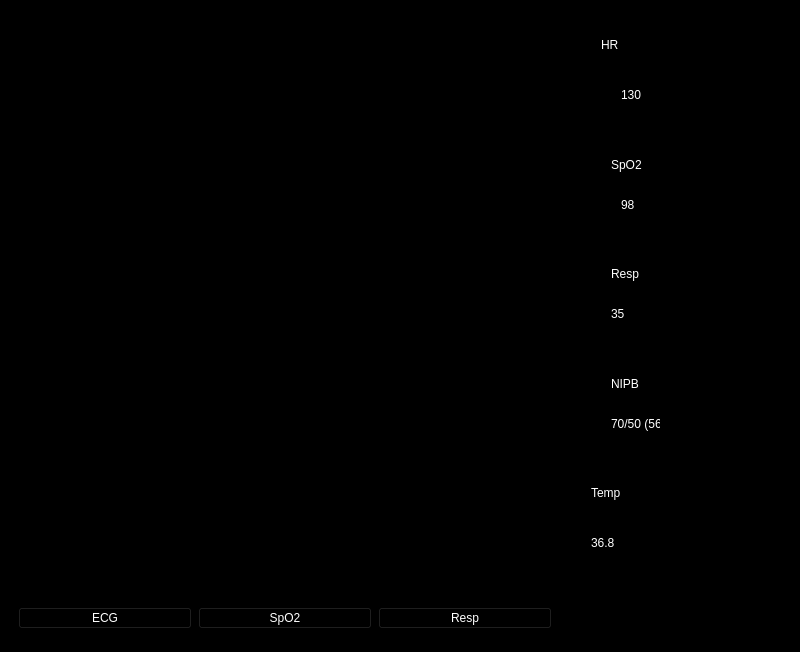
<?xml version="1.0" encoding="UTF-8"?>
<ui version="4.0">
 <class>MainWindow</class>
 <widget class="QMainWindow" name="MainWindow">
  <property name="geometry">
   <rect>
    <x>0</x>
    <y>0</y>
    <width>800</width>
    <height>600</height>
   </rect>
  </property>
  <property name="windowTitle">
   <string>MainWindow</string>
  </property>
  <widget class="QWidget" name="centralwidget">
   <property name="styleSheet">
    <string notr="true">background-color: black; color: white;</string>
   </property>
   <layout class="QVBoxLayout" name="verticalLayout">
    <item>
     <widget class="QWidget" name="wTop" native="true">
      <layout class="QHBoxLayout" name="horizontalLayout">
       <item>
        <widget class="QWidget" name="wWaveforms" native="true">
         <property name="sizePolicy">
          <sizepolicy hsizetype="Preferred" vsizetype="Preferred">
           <horstretch>0</horstretch>
           <verstretch>0</verstretch>
          </sizepolicy>
         </property>
         <property name="minimumSize">
          <size>
           <width>0</width>
           <height>0</height>
          </size>
         </property>
         <layout class="QVBoxLayout" name="verticalLayout_2">
          <item>
           <widget class="QCustomPlot" name="plotECG" native="true">
            <property name="minimumSize">
             <size>
              <width>0</width>
              <height>220</height>
             </size>
            </property>
           </widget>
          </item>
          <item>
           <widget class="QCustomPlot" name="plotSpO2" native="true">
            <property name="minimumSize">
             <size>
              <width>0</width>
              <height>170</height>
             </size>
            </property>
           </widget>
          </item>
          <item>
           <widget class="QCustomPlot" name="plotResp" native="true">
            <property name="minimumSize">
             <size>
              <width>0</width>
              <height>140</height>
             </size>
            </property>
           </widget>
          </item>
         </layout>
        </widget>
       </item>
       <item>
        <widget class="QWidget" name="wVitals" native="true">
         <property name="sizePolicy">
          <sizepolicy hsizetype="Fixed" vsizetype="Expanding">
           <horstretch>0</horstretch>
           <verstretch>0</verstretch>
          </sizepolicy>
         </property>
         <property name="minimumSize">
          <size>
           <width>240</width>
           <height>0</height>
          </size>
         </property>
         <layout class="QVBoxLayout" name="verticalLayout_3">
          <item>
           <widget class="QFrame" name="frmHR">
            <property name="frameShape">
             <enum>QFrame::Shape::StyledPanel</enum>
            </property>
            <property name="frameShadow">
             <enum>QFrame::Shadow::Raised</enum>
            </property>
            <widget class="QLabel" name="lblHRTitle">
             <property name="geometry">
              <rect>
               <x>50</x>
               <y>10</y>
               <width>49</width>
               <height>16</height>
              </rect>
             </property>
             <property name="text">
              <string>HR</string>
             </property>
            </widget>
            <widget class="QLabel" name="lblHRValue">
             <property name="geometry">
              <rect>
               <x>70</x>
               <y>60</y>
               <width>49</width>
               <height>16</height>
              </rect>
             </property>
             <property name="text">
              <string>130</string>
             </property>
            </widget>
           </widget>
          </item>
          <item>
           <widget class="QFrame" name="frmSpO2">
            <property name="frameShape">
             <enum>QFrame::Shape::StyledPanel</enum>
            </property>
            <property name="frameShadow">
             <enum>QFrame::Shadow::Raised</enum>
            </property>
            <widget class="QLabel" name="lblSpO2Title">
             <property name="geometry">
              <rect>
               <x>60</x>
               <y>20</y>
               <width>49</width>
               <height>16</height>
              </rect>
             </property>
             <property name="text">
              <string>SpO2</string>
             </property>
            </widget>
            <widget class="QLabel" name="lblSpO2Value">
             <property name="geometry">
              <rect>
               <x>70</x>
               <y>60</y>
               <width>49</width>
               <height>16</height>
              </rect>
             </property>
             <property name="text">
              <string>98</string>
             </property>
            </widget>
           </widget>
          </item>
          <item>
           <widget class="QFrame" name="frmResp">
            <property name="frameShape">
             <enum>QFrame::Shape::StyledPanel</enum>
            </property>
            <property name="frameShadow">
             <enum>QFrame::Shadow::Raised</enum>
            </property>
            <widget class="QLabel" name="lblRespTitle">
             <property name="geometry">
              <rect>
               <x>60</x>
               <y>20</y>
               <width>49</width>
               <height>16</height>
              </rect>
             </property>
             <property name="text">
              <string>Resp</string>
             </property>
            </widget>
            <widget class="QLabel" name="lblRespValue">
             <property name="geometry">
              <rect>
               <x>60</x>
               <y>60</y>
               <width>49</width>
               <height>16</height>
              </rect>
             </property>
             <property name="text">
              <string>35</string>
             </property>
            </widget>
           </widget>
          </item>
          <item>
           <widget class="QFrame" name="frmNIBP">
            <property name="frameShape">
             <enum>QFrame::Shape::StyledPanel</enum>
            </property>
            <property name="frameShadow">
             <enum>QFrame::Shadow::Raised</enum>
            </property>
            <widget class="QLabel" name="lblNIBPTitle">
             <property name="geometry">
              <rect>
               <x>60</x>
               <y>20</y>
               <width>49</width>
               <height>16</height>
              </rect>
             </property>
             <property name="text">
              <string>NIPB</string>
             </property>
            </widget>
            <widget class="QLabel" name="lblNIBPValue">
             <property name="geometry">
              <rect>
               <x>60</x>
               <y>60</y>
               <width>49</width>
               <height>16</height>
              </rect>
             </property>
             <property name="text">
              <string>70/50 (56)</string>
             </property>
            </widget>
           </widget>
          </item>
          <item>
           <widget class="QFrame" name="frmTemp">
            <property name="frameShape">
             <enum>QFrame::Shape::StyledPanel</enum>
            </property>
            <property name="frameShadow">
             <enum>QFrame::Shadow::Raised</enum>
            </property>
            <widget class="QLabel" name="lblTempTitle">
             <property name="geometry">
              <rect>
               <x>40</x>
               <y>20</y>
               <width>49</width>
               <height>16</height>
              </rect>
             </property>
             <property name="text">
              <string>Temp</string>
             </property>
            </widget>
            <widget class="QLabel" name="lblTempValue">
             <property name="geometry">
              <rect>
               <x>40</x>
               <y>70</y>
               <width>49</width>
               <height>16</height>
              </rect>
             </property>
             <property name="text">
              <string>36.8</string>
             </property>
            </widget>
           </widget>
          </item>
         </layout>
        </widget>
       </item>
      </layout>
     </widget>
    </item>
    <item>
     <widget class="QWidget" name="wBottom" native="true">
      <property name="sizePolicy">
       <sizepolicy hsizetype="Preferred" vsizetype="Fixed">
        <horstretch>0</horstretch>
        <verstretch>0</verstretch>
       </sizepolicy>
      </property>
      <property name="minimumSize">
       <size>
        <width>0</width>
        <height>50</height>
       </size>
      </property>
      <layout class="QHBoxLayout" name="horizontalLayout_2">
       <item>
        <widget class="QPushButton" name="btnToggleECG">
         <property name="text">
          <string>ECG</string>
         </property>
         <property name="checkable">
          <bool>true</bool>
         </property>
         <property name="checked">
          <bool>true</bool>
         </property>
        </widget>
       </item>
       <item>
        <widget class="QPushButton" name="btnToggleSpO2">
         <property name="text">
          <string>SpO2</string>
         </property>
         <property name="checkable">
          <bool>true</bool>
         </property>
         <property name="checked">
          <bool>true</bool>
         </property>
        </widget>
       </item>
       <item>
        <widget class="QPushButton" name="btnToggleResp">
         <property name="text">
          <string>Resp</string>
         </property>
         <property name="checkable">
          <bool>true</bool>
         </property>
         <property name="checked">
          <bool>true</bool>
         </property>
        </widget>
       </item>
       <item>
        <spacer name="horizontalSpacer">
         <property name="orientation">
          <enum>Qt::Orientation::Horizontal</enum>
         </property>
         <property name="sizeType">
          <enum>QSizePolicy::Policy::Fixed</enum>
         </property>
         <property name="sizeHint" stdset="0">
          <size>
           <width>230</width>
           <height>10</height>
          </size>
         </property>
        </spacer>
       </item>
      </layout>
     </widget>
    </item>
   </layout>
  </widget>
 </widget>
 <customwidgets>
  <customwidget>
   <class>QCustomPlot</class>
   <extends>QWidget</extends>
   <header>qcustomplot.h</header>
   <container>1</container>
  </customwidget>
 </customwidgets>
 <resources/>
 <connections/>
</ui>
